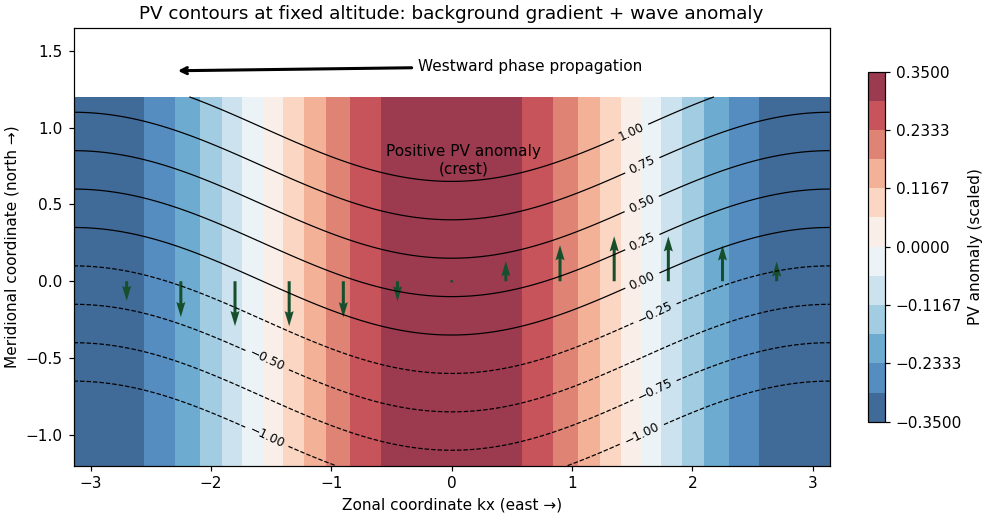

Write the Python code that produced this figure.
"""Original Rossby-PV sketch. Python 3.14.4, NumPy 2.3.5, Matplotlib 3.10.7.
Output basename in caller CWD; respects supplied MPLCONFIGDIR.
"""
import numpy as np
import matplotlib
matplotlib.use('Agg')
import matplotlib.pyplot as plt
x=np.linspace(-np.pi,np.pi,360);y=np.linspace(-1.2,1.2,180)
X,Y=np.meshgrid(x,y);q=.35*np.cos(X);Q=Y+q
fig,ax=plt.subplots(figsize=(9,4.7),layout='constrained',facecolor='white')
cf=ax.contourf(X,Y,q,levels=np.linspace(-.35,.35,13),cmap='RdBu_r',alpha=.8)
cs=ax.contour(X,Y,Q,levels=np.arange(-1,1.1,.25),colors='black',linewidths=.8)
ax.clabel(cs,fontsize=8)
xx=np.linspace(-2.7,2.7,13)
ax.quiver(xx,np.zeros_like(xx),np.zeros_like(xx),.3*np.sin(xx),color='#174f2c',angles='xy',scale_units='xy',scale=1,width=.004)
ax.annotate('Westward phase propagation',xy=(-2.3,1.37),xytext=(.65,1.37),arrowprops={'arrowstyle':'->','lw':2},ha='center')
ax.text(.1,.7,'Positive PV anomaly\n(crest)',ha='center',fontsize=10)
ax.set(xlabel='Zonal coordinate kx (east →)',ylabel='Meridional coordinate (north →)',title='PV contours at fixed altitude: background gradient + wave anomaly',ylim=(-1.2,1.65))
fig.colorbar(cf,ax=ax,shrink=.8,label='PV anomaly (scaled)')
fig.savefig('paper-80-rossby-pv.png',dpi=110,facecolor='white',transparent=False)
